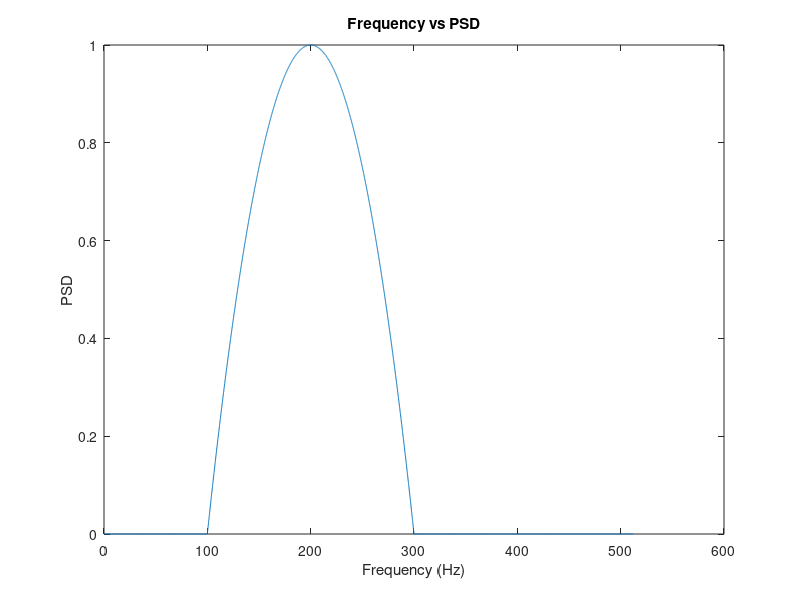

This chart was generated by the following MATLAB code: (Note: this script raises an error after producing the figure.)
%% Demo for colored Gaussian noise generation
%Sampling frequency for noise realization
sampFreq = 1024; %Hz
%Number of samples to generate
nSamples = 4*16384;
%Time samples
timeVec = (0:(nSamples-1))/sampFreq;

%Target PSD given by the inline function handle
targetPSD = @(f) (f>=100 & f<=300).*(f-100).*(300-f)/10000;

%Plot PSD
freqVec = 0:0.1:512;
psdVec = targetPSD(freqVec);
plot(freqVec,psdVec);
title("Frequency vs PSD")
xlabel('Frequency (Hz)');
ylabel('PSD');
%%
% Design FIR filter with T(f)= square root of target PSD
% sqrtPSD = sqrt(psdVec);
 fltrOrdr = 500;
% b = fir2(fltrOrdr,freqVec/(sampFreq/2),sqrt(psdVec));
% 
% %%
% % Generate a WGN realization and pass it through the designed filter
% % (Comment out the line below if new realizations of WGN are needed in each run of this script)
% rng('default'); 
% inNoise = randn(1,nSamples);
% outNoise = fftfilt(b,inNoise);

%% Generate noise realization
outNoise = statgaussnoisegen(nSamples,[freqVec(:),psdVec(:)],fltrOrdr,sampFreq);

%%
% Estimate the PSD
% figure;
% pwelch(outNoise, 512,[],[],sampFreq);
% hold on;
% pwelch(inNoise, 512, [], [], sampFreq);
%Pwelch plots in dB (= 10*log10(x)); plot on a linear scale
[pxx,f]=pwelch(outNoise, 256,[],[],sampFreq);
figure;
plot(f,pxx);
title("Frequency vs PSD")
xlabel('Frequency (Hz)');
ylabel('PSD');
% Plot the colored noise realization
figure;
plot(timeVec,outNoise);
title("Colored noise realization")
xlabel('Time (s)');
ylabel('Signal');

%Plot the histogram
figure;
histogram(outNoise,'Normalization','pdf')
title('Histogram of the nosie realization')